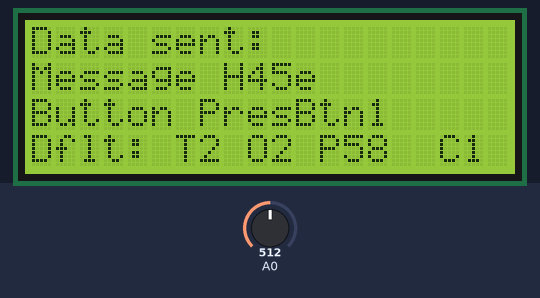
The sketch below on a simulated Arduino Uno, built with avr-gcc and run on an emulated ATmega328P. Parts: 20×4 character LCD. The inputs (shaded band) are chosen by the test bench; at power-on: A0 = 512. Random numbers use the default seed unless the sketch sets one.

Above: at 6.2 s.
6.3 s: A0 set to 775
At 7.0 s:
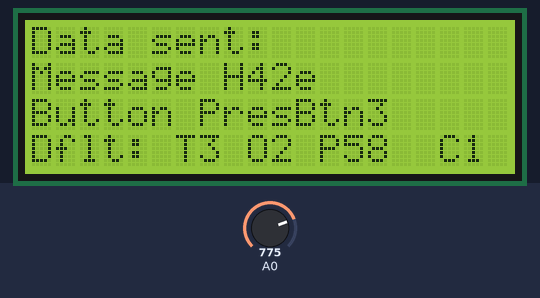
8.0 s: A0 set to 807
At 8.5 s:
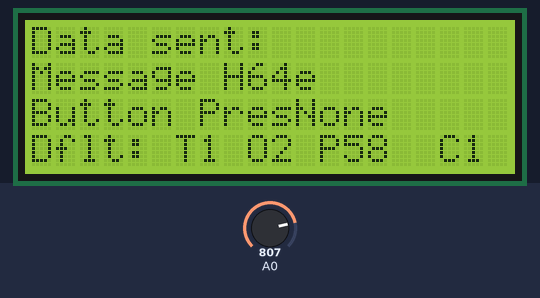
11.1 s: A0 set to 716
At 11.5 s:
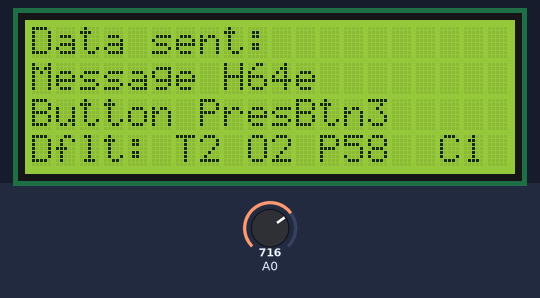
Timing chart, 0 to 14.1 s (numbered marks = the images above; inputs shaded):
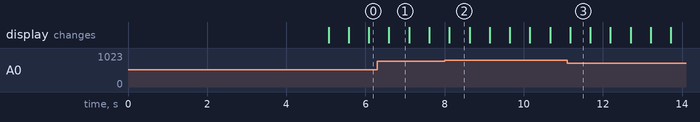

The sketch:

LCD.ino
```cpp
// TO CONTROL BUTTONS : PLEASE FIND SOME DETAILS OR TESTS HERE
// https://github.com/Klipper3d/klipper/issues/898

//Sample using LiquidCrystal library
#include <LiquidCrystal.h>

// select the pins used on the LCD panel
int rs=12, en=11, d4=5, d5=4, d6=3, d7=2;
LiquidCrystal lcd(rs, en, d4, d5, d6, d7);

// define some values used by the panel and buttons
int lcd_key     = 0;
int adc_key_in  = 0;
#define btnRIGHT  0
#define btnUP     1
#define btnDOWN   2
#define btnLEFT   3
#define btnSELECT 4
#define btnNONE   5

// Default settings
int thrs        = 2;  // 1, 2, 3 or 4 out of 0 to 5
int oct         = 2;  // 1, 2 or 3 out of 1 to 3
int vox         = 2;  // out of 1 to 8
int bnk         = 5;  // out of 1 to 16
int prog;
int chn         = 1;  // out of 1 to 16

// read the buttons
int read_LCD_buttons()
{
 adc_key_in = analogRead(0);      // read the value from the sensor
 // we add approx 50 to those values and check to see if we are close
 if (adc_key_in > 1000) return btnNONE; // We make this the 1st option for speed reasons since it will be the most likely result
 // For V1.1 us this threshold
 if (adc_key_in < 150)   return btnLEFT;
 if (adc_key_in < 195)  return btnDOWN;
 if (adc_key_in < 380)  return btnSELECT;
 if (adc_key_in < 555)  return btnRIGHT;
 if (adc_key_in < 790)  return btnUP;

 return btnNONE;  // when all others fail, return this...
}

void setup()
{
 lcd.begin(20,4);              // start the library
 lcd.clear();
 lcd.setCursor(0,1);
 lcd.print("Message Here"); // print a simple message
 delay(5000);
}

void loop()
{
 lcd.setCursor(0,0);
 lcd.print("Data sent:");
 lcd.setCursor(9,1);            // move cursor to second line "1" and 9 spaces over
 lcd.print(random(40,76));      // display seconds elapsed since power-up
 delay(500);

 lcd.setCursor(0,2);
 lcd.print("Button Pressed:");
 lcd.setCursor(11,2);            // move to the begining of the second line
 lcd_key = read_LCD_buttons();  // read the buttons

 switch (lcd_key)               // depending on which button was pushed, we perform an action
 {
   case btnRIGHT:
     {
     if(bnk == 15){bnk=-1;}
     bnk = bnk+1;
     lcd.print("Btn1     ");
     break;
     }
   case btnLEFT:
     {
     if(oct == 3){oct=0;}
     oct = oct+1;
     lcd.print("Btn2     ");
     break;
     }
   case btnUP:
     {
     if(thrs == 4){thrs=0;}
     thrs = thrs+1;
     lcd.print("Btn3     ");
     break;
     }
   case btnDOWN:
     {
     if(chn == 16){chn=0;}
     if(chn == 9){chn=10;}
     chn = chn+1;
     lcd.print("Btn4     ");
     break;
     }
   case btnSELECT:
     {
     if(vox == 8){vox=0;}
     vox = vox+1;
     lcd.print("Btn2     ");
     break;
     }
     case btnNONE:
     {
     lcd.print("None     ");
     break;
     }
 }

 lcd.setCursor(0,3);
 lcd.print("Dflt:");
 lcd.setCursor(6,3);
 lcd.print("T");
 lcd.print(thrs);
 lcd.setCursor(9,3);
 lcd.print("O");
 lcd.print(oct);
 lcd.setCursor(12,3);
 lcd.print("P");
 prog = (8*bnk)+vox;
 if(prog > 128){
  prog = prog-128;
 }
 lcd.print(String(prog)+"  ");
 lcd.setCursor(17,3);
 lcd.print("C");
 lcd.print(String(chn)+" ");
}
```

Measured:
- the behaviour switches between 789 and 790 on A0 (found by bisection; images 1 and 2)
- what the display in image 1 shows lasts 0.5 s, from 6.6 s to 7.1 s
